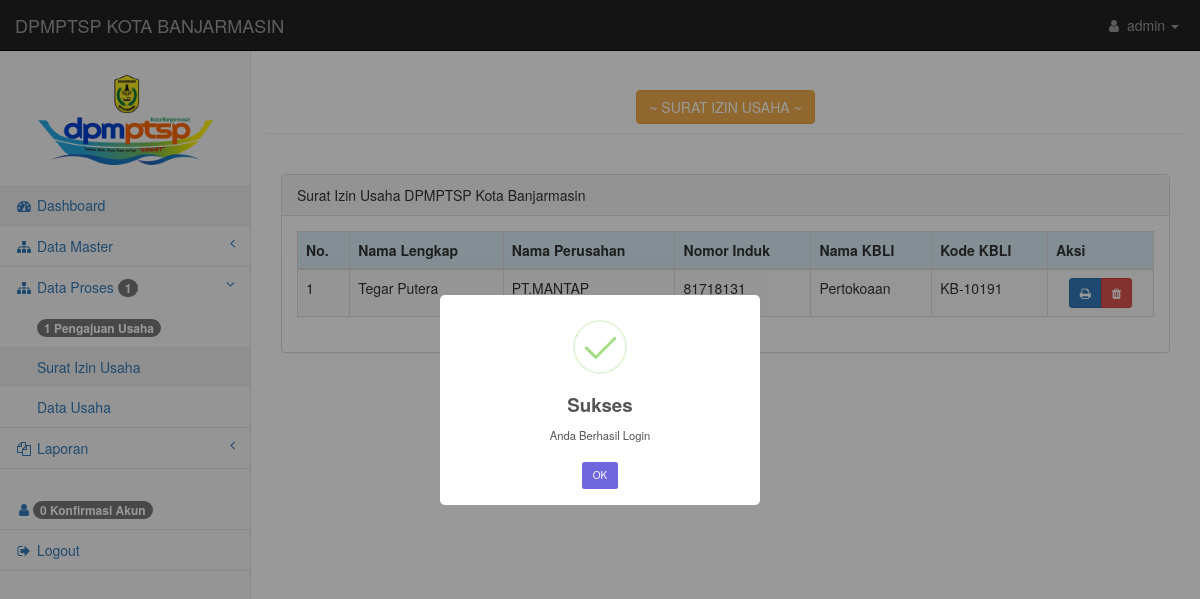
The page /admin/suratizin.php (signed in) on the database as committed earlier.
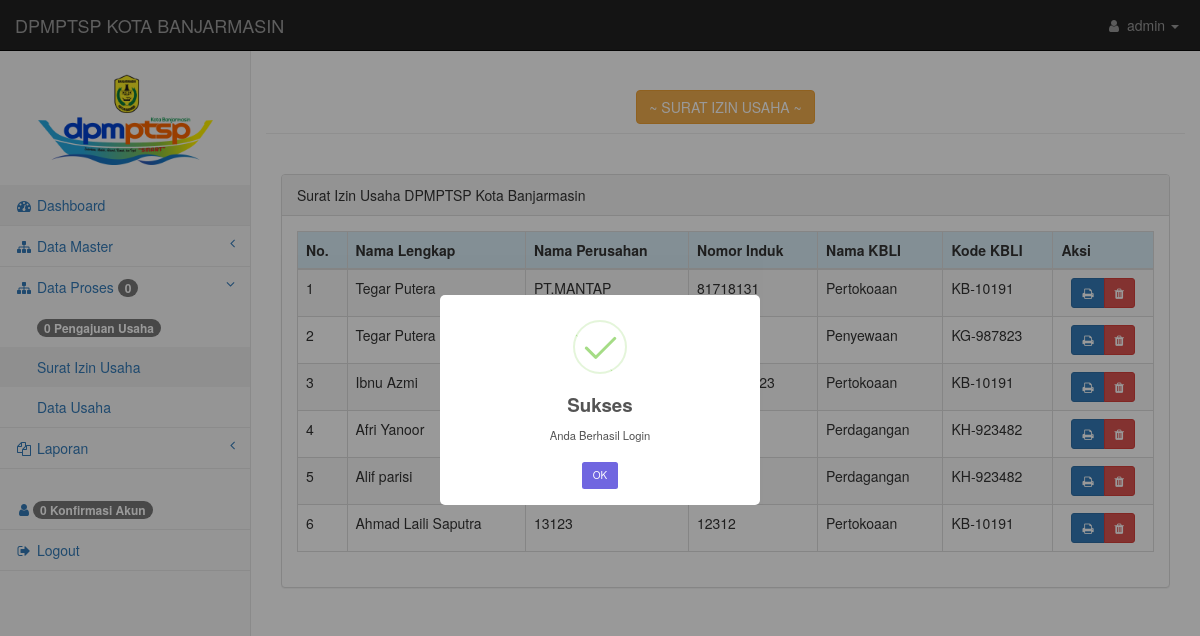
The same page on the database as committed later.
### tables this page shows
CREATE TABLE `tb_telahaan` (
  `id_telahaan` int(11) NOT NULL,
  `nama_lengkap` char(50) NOT NULL,
  `nomor_surat` varchar(225) NOT NULL,
  `tanggal` date NOT NULL,
  `perihal` text NOT NULL,
  `alamat` text NOT NULL,
  `nama_perusahan` varchar(225) NOT NULL,
  `no_induk` varchar(225) NOT NULL,
  `nama_kbli` varchar(225) NOT NULL,
  `kode_kbli` varchar(225) NOT NULL,
  `bidang` varchar(225) NOT NULL,
  `alamat_usaha` text NOT NULL,
  `desa` varchar(225) NOT NULL,
  `kecamatan` varchar(225) NOT NULL,
  `kabupaten` varchar(225) NOT NULL,
  `provinsi` varchar(225) NOT NULL,
  `file_telahaan` varchar(225) NOT NULL,
  `keterangan` varchar(225) NOT NULL,
  `konfirmasi` enum('Menunggu','Sukses') NOT NULL
);

### admin/suratizin.php (the view, shortened to what the changed rows need)
<!DOCTYPE html>
<?php
include 'koneksi.php';
include '../template/header.php';
include '../template/sidebarmenu.php';
?>
<div id="page-wrapper">
    <div class="container-fluid">
        <div class="row">
            <div class="col-lg-12 page-header">
                <center>
                    <h2 class="btn btn-warning">~ SURAT IZIN USAHA ~</h2>
                </center>
            </div>
        </div>
        <br>
        <div class="row">
            <div class="col-lg-12">
                <div class="panel panel-default">
                    <div class="panel-body">
                        <div class="table-responsive">
                            <table class="table table-striped table-bordered table-hover" id="dataTables-example">
                                <thead class="bg-info text-white">
                                    <tr align="center">
                                        <th>No.</th>
                                        <th>Nama Lengkap</th>
                                        <th>Nama Perusahan</th>
                                        <th>Nomor Induk</th>
                                        <th>Nama KBLI</th>
                                        <th>Kode KBLI</th>
                                        <th>Aksi</th>
                                    </tr>
                                </thead>
                                <tbody>
                                    <?php
                                    $sql = mysqli_query($db, "SELECT * FROM tb_telahaan WHERE konfirmasi='Sukses'");
                                    $no = 1;
                                    while ($row = mysqli_fetch_assoc($sql)) {
                                    ?>
                                        <tr>
                                            <td> <?= $no++ ?></td>
                                            <td> <?= $row['nama_lengkap'] ?> </td>
                                            <td> <?= $row['nama_perusahan'] ?> </td>
                                            <td> <?= $row['no_induk'] ?> </td>
                                            <td> <?= $row['nama_kbli'] ?> </td>
                                            <td> <?= $row['kode_kbli'] ?> </td>
                                            <td class="text-center">
                                                <div class="btn-group" role="group">
                                                    <a title="Print" href="laporan/cetaksurat.php?id_telahaan=<?= $row['id_telahaan'] ?>" class="btn btn-primary btn-sm" target="_blank"><i class="fa fa-print"></i></a>
                                                    <a title="Hapus" href="data/aksi_telahaan.php?act=hapus&id=<?php echo $row['id_telahaan']; ?>" class="btn btn-danger btn-sm delete-data btn-mat"><i class="fa fa-trash"></i></a>
                                                </div>
                                            </td>
                                        </tr>
                                    <?php } ?>
                                </tbody>
                            </table>
                        </div>
                    </div>
                </div>
            </div>
        </div>
    </div>
</div>
<?php
include '../template/footer.php';
?>

### template/sidebarmenu.php (shortened to what the changed rows need)
<br>
<div class="navbar-default sidebar" role="main">
  <div class="sidebar-nav navbar-collapse">
    <ul class="nav" id="side-menu">
      <br>
      <li>
        <a href="#"><i class="fa fa-sitemap fa-fw"></i> Data Proses <span class="fa arrow"></span><span class="badge bg-success"><?php echo $row1['total'] ?></a>
        <ul class="nav nav-second-level">
          <li>
            <a href="pengajuan.php"></i><span class="badge bg-success"> <?php echo $row1['total'] ?> Pengajuan Usaha</a>
          </li>
        </ul>
      </li>
      <br>
    </ul>
  </div>
</div>
</nav>

Rows that differ between the two databases and show on the page:
added tb_telahaan: nama_lengkap "Tegar Putera", nama_kbli "Penyewaan", kode_kbli "KG-987823"
added tb_telahaan: nama_lengkap "Ibnu Azmi", nama_kbli "Pertokoaan", kode_kbli "KB-10191"
added tb_telahaan: nama_lengkap "Afri Yanoor", nama_kbli "Perdagangan", kode_kbli "KH-923482"
added tb_telahaan: nama_lengkap "Alif parisi", nama_kbli "Perdagangan", kode_kbli "KH-923482"
added tb_telahaan: nama_lengkap "Ahmad Laili Saputra", nama_perusahan "13123", no_induk "12312", nama_kbli "Pertokoaan", kode_kbli "KB-10191"
Other text that changed with them:
$row1['total']: "1" → "0"
